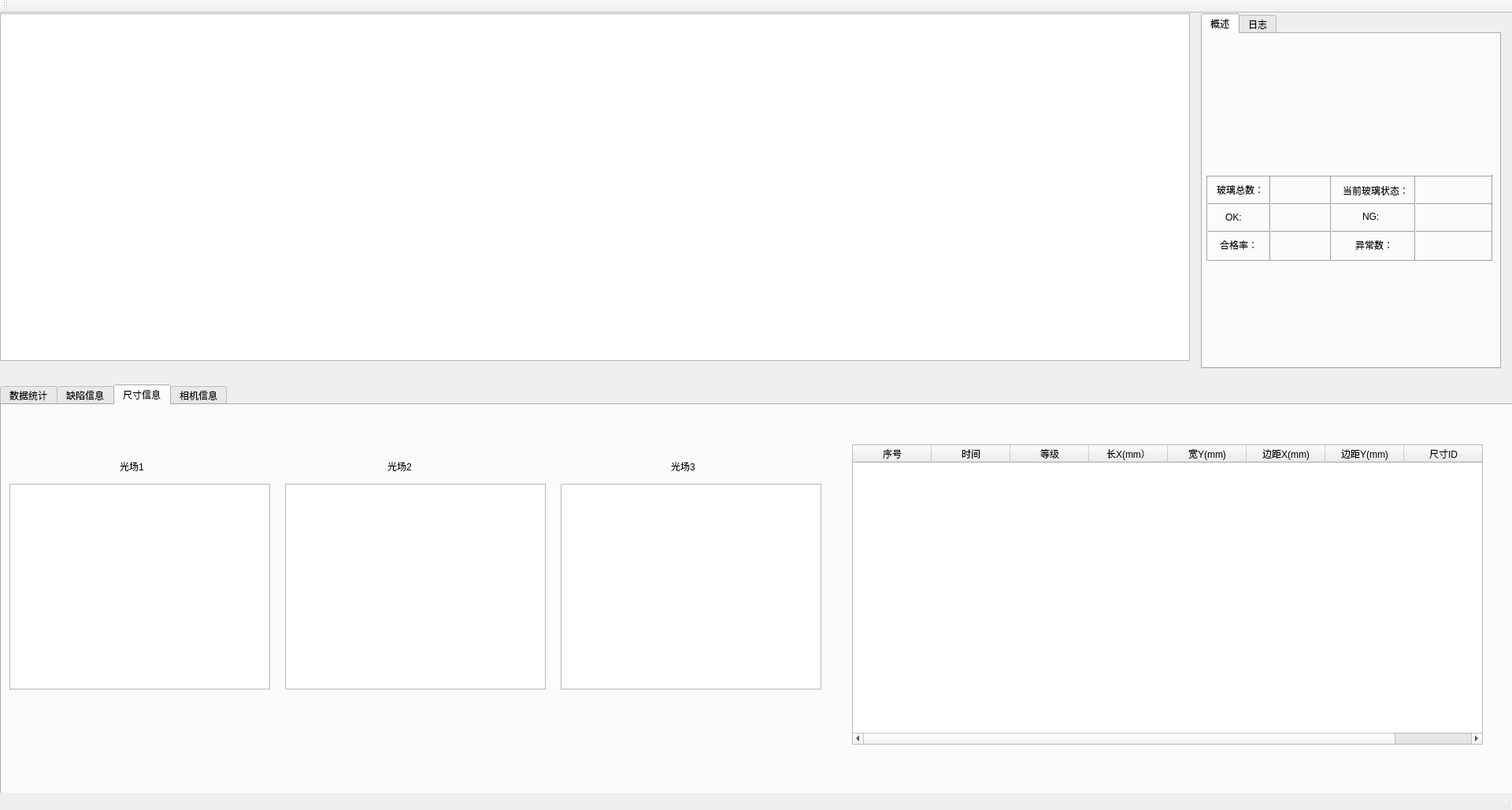
<?xml version="1.0" encoding="UTF-8"?>
<ui version="4.0">
 <class>MainWindow</class>
 <widget class="QMainWindow" name="MainWindow">
  <property name="geometry">
   <rect>
    <x>0</x>
    <y>0</y>
    <width>1920</width>
    <height>1028</height>
   </rect>
  </property>
  <property name="sizePolicy">
   <sizepolicy hsizetype="Preferred" vsizetype="Preferred">
    <horstretch>0</horstretch>
    <verstretch>0</verstretch>
   </sizepolicy>
  </property>
  <property name="maximumSize">
   <size>
    <width>2000</width>
    <height>16777215</height>
   </size>
  </property>
  <property name="windowTitle">
   <string>MainWindow</string>
  </property>
  <property name="layoutDirection">
   <enum>Qt::LayoutDirection::LeftToRight</enum>
  </property>
  <property name="autoFillBackground">
   <bool>true</bool>
  </property>
  <widget class="QWidget" name="centralwidget">
   <widget class="QTabWidget" name="tabWidget_2">
    <property name="geometry">
     <rect>
      <x>0</x>
      <y>471</y>
      <width>1921</width>
      <height>681</height>
     </rect>
    </property>
    <property name="currentIndex">
     <number>2</number>
    </property>
    <widget class="QWidget" name="tab_3">
     <attribute name="title">
      <string>数据统计</string>
     </attribute>
     <widget class="QTableWidget" name="glassstatictablewidget">
      <property name="geometry">
       <rect>
        <x>2</x>
        <y>0</y>
        <width>1911</width>
        <height>441</height>
       </rect>
      </property>
     </widget>
    </widget>
    <widget class="QWidget" name="tab_4">
     <attribute name="title">
      <string>缺陷信息</string>
     </attribute>
     <widget class="QLabel" name="label_15">
      <property name="geometry">
       <rect>
        <x>730</x>
        <y>70</y>
        <width>54</width>
        <height>12</height>
       </rect>
      </property>
      <property name="text">
       <string>光场3</string>
      </property>
     </widget>
     <widget class="QLabel" name="label_14">
      <property name="geometry">
       <rect>
        <x>430</x>
        <y>70</y>
        <width>54</width>
        <height>12</height>
       </rect>
      </property>
      <property name="text">
       <string>光场2</string>
      </property>
     </widget>
     <widget class="QGraphicsView" name="graphicsView_2">
      <property name="geometry">
       <rect>
        <x>310</x>
        <y>100</y>
        <width>281</width>
        <height>251</height>
       </rect>
      </property>
     </widget>
     <widget class="QGraphicsView" name="graphicsView_3">
      <property name="geometry">
       <rect>
        <x>610</x>
        <y>100</y>
        <width>281</width>
        <height>251</height>
       </rect>
      </property>
     </widget>
     <widget class="QLabel" name="label_13">
      <property name="geometry">
       <rect>
        <x>130</x>
        <y>70</y>
        <width>54</width>
        <height>12</height>
       </rect>
      </property>
      <property name="text">
       <string>光场1</string>
      </property>
     </widget>
     <widget class="QGraphicsView" name="graphicsView">
      <property name="geometry">
       <rect>
        <x>10</x>
        <y>100</y>
        <width>281</width>
        <height>251</height>
       </rect>
      </property>
     </widget>
     <widget class="QTableWidget" name="SingleFlawtableWidget">
      <property name="geometry">
       <rect>
        <x>910</x>
        <y>40</y>
        <width>981</width>
        <height>391</height>
       </rect>
      </property>
      <column>
       <property name="text">
        <string>序号</string>
       </property>
      </column>
      <column>
       <property name="text">
        <string>时间</string>
       </property>
      </column>
      <column>
       <property name="text">
        <string>类型</string>
       </property>
      </column>
      <column>
       <property name="text">
        <string>等级</string>
       </property>
      </column>
      <column>
       <property name="text">
        <string>坐标X</string>
       </property>
      </column>
      <column>
       <property name="text">
        <string>坐标Y</string>
       </property>
      </column>
      <column>
       <property name="text">
        <string>长</string>
       </property>
      </column>
      <column>
       <property name="text">
        <string>宽</string>
       </property>
      </column>
      <column>
       <property name="text">
        <string>面积</string>
       </property>
      </column>
      <column>
       <property name="text">
        <string>缺陷ID</string>
       </property>
      </column>
     </widget>
    </widget>
    <widget class="QWidget" name="tab_5">
     <attribute name="title">
      <string>尺寸信息</string>
     </attribute>
     <widget class="QTableWidget" name="singleSizeTableWidget">
      <property name="geometry">
       <rect>
        <x>1080</x>
        <y>50</y>
        <width>801</width>
        <height>381</height>
       </rect>
      </property>
      <column>
       <property name="text">
        <string>序号</string>
       </property>
      </column>
      <column>
       <property name="text">
        <string>时间</string>
       </property>
      </column>
      <column>
       <property name="text">
        <string>等级</string>
       </property>
      </column>
      <column>
       <property name="text">
        <string>长X(mm）</string>
       </property>
      </column>
      <column>
       <property name="text">
        <string>宽Y(mm)</string>
       </property>
      </column>
      <column>
       <property name="text">
        <string>边距X(mm)</string>
       </property>
      </column>
      <column>
       <property name="text">
        <string>边距Y(mm)</string>
       </property>
      </column>
      <column>
       <property name="text">
        <string>尺寸ID</string>
       </property>
      </column>
     </widget>
     <widget class="QGraphicsView" name="graphicsView_Field_3">
      <property name="geometry">
       <rect>
        <x>710</x>
        <y>100</y>
        <width>331</width>
        <height>261</height>
       </rect>
      </property>
     </widget>
     <widget class="QGraphicsView" name="graphicsView_Field_1">
      <property name="geometry">
       <rect>
        <x>10</x>
        <y>100</y>
        <width>331</width>
        <height>261</height>
       </rect>
      </property>
     </widget>
     <widget class="QGraphicsView" name="graphicsView_Field_2">
      <property name="geometry">
       <rect>
        <x>360</x>
        <y>100</y>
        <width>331</width>
        <height>261</height>
       </rect>
      </property>
     </widget>
     <widget class="QLabel" name="label">
      <property name="geometry">
       <rect>
        <x>150</x>
        <y>70</y>
        <width>53</width>
        <height>15</height>
       </rect>
      </property>
      <property name="text">
       <string>光场1</string>
      </property>
     </widget>
     <widget class="QLabel" name="label_2">
      <property name="geometry">
       <rect>
        <x>490</x>
        <y>70</y>
        <width>53</width>
        <height>15</height>
       </rect>
      </property>
      <property name="text">
       <string>光场2</string>
      </property>
     </widget>
     <widget class="QLabel" name="label_3">
      <property name="geometry">
       <rect>
        <x>850</x>
        <y>70</y>
        <width>53</width>
        <height>15</height>
       </rect>
      </property>
      <property name="text">
       <string>光场3</string>
      </property>
     </widget>
    </widget>
    <widget class="QWidget" name="tab_6">
     <attribute name="title">
      <string>相机信息</string>
     </attribute>
    </widget>
   </widget>
   <widget class="QTabWidget" name="tabWidget_3">
    <property name="geometry">
     <rect>
      <x>1525</x>
      <y>0</y>
      <width>381</width>
      <height>451</height>
     </rect>
    </property>
    <property name="currentIndex">
     <number>0</number>
    </property>
    <widget class="QWidget" name="tab_summary">
     <attribute name="title">
      <string>概述</string>
     </attribute>
     <widget class="QWidget" name="layoutWidget_4">
      <property name="geometry">
       <rect>
        <x>6</x>
        <y>24</y>
        <width>361</width>
        <height>111</height>
       </rect>
      </property>
      <layout class="QVBoxLayout" name="verticalLayout_2">
       <item>
        <layout class="QHBoxLayout" name="horizontalLayout_3">
         <item>
          <widget class="QLabel" name="weekLB">
           <property name="text">
            <string/>
           </property>
          </widget>
         </item>
         <item>
          <widget class="QLabel" name="YearMonthDayLB">
           <property name="text">
            <string/>
           </property>
          </widget>
         </item>
        </layout>
       </item>
       <item>
        <widget class="QLabel" name="timeLB">
         <property name="text">
          <string/>
         </property>
        </widget>
       </item>
      </layout>
     </widget>
     <widget class="Line" name="line">
      <property name="geometry">
       <rect>
        <x>7</x>
        <y>173</y>
        <width>361</width>
        <height>16</height>
       </rect>
      </property>
      <property name="orientation">
       <enum>Qt::Orientation::Horizontal</enum>
      </property>
     </widget>
     <widget class="Line" name="line_2">
      <property name="geometry">
       <rect>
        <x>7</x>
        <y>280</y>
        <width>361</width>
        <height>16</height>
       </rect>
      </property>
      <property name="orientation">
       <enum>Qt::Orientation::Horizontal</enum>
      </property>
     </widget>
     <widget class="Line" name="line_3">
      <property name="geometry">
       <rect>
        <x>7</x>
        <y>208</y>
        <width>361</width>
        <height>16</height>
       </rect>
      </property>
      <property name="orientation">
       <enum>Qt::Orientation::Horizontal</enum>
      </property>
     </widget>
     <widget class="Line" name="line_4">
      <property name="geometry">
       <rect>
        <x>7</x>
        <y>243</y>
        <width>361</width>
        <height>16</height>
       </rect>
      </property>
      <property name="orientation">
       <enum>Qt::Orientation::Horizontal</enum>
      </property>
     </widget>
     <widget class="QLabel" name="glassOKCountLB">
      <property name="geometry">
       <rect>
        <x>116</x>
        <y>226</y>
        <width>16</width>
        <height>16</height>
       </rect>
      </property>
      <property name="text">
       <string/>
      </property>
     </widget>
     <widget class="QLabel" name="ExceptionCountLB">
      <property name="geometry">
       <rect>
        <x>309</x>
        <y>261</y>
        <width>16</width>
        <height>16</height>
       </rect>
      </property>
      <property name="text">
       <string/>
      </property>
     </widget>
     <widget class="QLabel" name="currentGlassStatus">
      <property name="geometry">
       <rect>
        <x>310</x>
        <y>191</y>
        <width>16</width>
        <height>16</height>
       </rect>
      </property>
      <property name="text">
       <string/>
      </property>
     </widget>
     <widget class="QLabel" name="label_16">
      <property name="geometry">
       <rect>
        <x>18</x>
        <y>190</y>
        <width>60</width>
        <height>16</height>
       </rect>
      </property>
      <property name="text">
       <string>玻璃总数：</string>
      </property>
     </widget>
     <widget class="QLabel" name="glassNGCountLB">
      <property name="geometry">
       <rect>
        <x>309</x>
        <y>225</y>
        <width>16</width>
        <height>16</height>
       </rect>
      </property>
      <property name="text">
       <string/>
      </property>
     </widget>
     <widget class="QLabel" name="label_5">
      <property name="geometry">
       <rect>
        <x>178</x>
        <y>191</y>
        <width>84</width>
        <height>16</height>
       </rect>
      </property>
      <property name="text">
       <string>当前玻璃状态：</string>
      </property>
     </widget>
     <widget class="QLabel" name="qualicaficationRateLB">
      <property name="geometry">
       <rect>
        <x>116</x>
        <y>262</y>
        <width>16</width>
        <height>16</height>
       </rect>
      </property>
      <property name="text">
       <string/>
      </property>
     </widget>
     <widget class="QLabel" name="glassTotalCountLB">
      <property name="geometry">
       <rect>
        <x>117</x>
        <y>191</y>
        <width>16</width>
        <height>16</height>
       </rect>
      </property>
      <property name="text">
       <string/>
      </property>
     </widget>
     <widget class="QLabel" name="label_20">
      <property name="geometry">
       <rect>
        <x>194</x>
        <y>260</y>
        <width>48</width>
        <height>16</height>
       </rect>
      </property>
      <property name="text">
       <string>异常数：</string>
      </property>
     </widget>
     <widget class="QLabel" name="label_17">
      <property name="geometry">
       <rect>
        <x>29</x>
        <y>225</y>
        <width>21</width>
        <height>16</height>
       </rect>
      </property>
      <property name="text">
       <string>OK:</string>
      </property>
     </widget>
     <widget class="QLabel" name="label_18">
      <property name="geometry">
       <rect>
        <x>203</x>
        <y>224</y>
        <width>22</width>
        <height>16</height>
       </rect>
      </property>
      <property name="text">
       <string>NG:</string>
      </property>
     </widget>
     <widget class="QLabel" name="label_19">
      <property name="geometry">
       <rect>
        <x>22</x>
        <y>260</y>
        <width>48</width>
        <height>16</height>
       </rect>
      </property>
      <property name="text">
       <string>合格率：</string>
      </property>
     </widget>
     <widget class="Line" name="line_5">
      <property name="geometry">
       <rect>
        <x>153</x>
        <y>180</y>
        <width>20</width>
        <height>108</height>
       </rect>
      </property>
      <property name="orientation">
       <enum>Qt::Orientation::Vertical</enum>
      </property>
     </widget>
     <widget class="Line" name="line_6">
      <property name="geometry">
       <rect>
        <x>-4</x>
        <y>180</y>
        <width>20</width>
        <height>108</height>
       </rect>
      </property>
      <property name="orientation">
       <enum>Qt::Orientation::Vertical</enum>
      </property>
     </widget>
     <widget class="Line" name="line_7">
      <property name="geometry">
       <rect>
        <x>358</x>
        <y>179</y>
        <width>20</width>
        <height>108</height>
       </rect>
      </property>
      <property name="orientation">
       <enum>Qt::Orientation::Vertical</enum>
      </property>
     </widget>
     <widget class="Line" name="line_8">
      <property name="geometry">
       <rect>
        <x>76</x>
        <y>180</y>
        <width>20</width>
        <height>108</height>
       </rect>
      </property>
      <property name="orientation">
       <enum>Qt::Orientation::Vertical</enum>
      </property>
     </widget>
     <widget class="Line" name="line_9">
      <property name="geometry">
       <rect>
        <x>260</x>
        <y>180</y>
        <width>20</width>
        <height>108</height>
       </rect>
      </property>
      <property name="orientation">
       <enum>Qt::Orientation::Vertical</enum>
      </property>
     </widget>
    </widget>
    <widget class="QWidget" name="tab_information">
     <attribute name="title">
      <string>日志</string>
     </attribute>
     <widget class="QListWidget" name="loglistWidget">
      <property name="geometry">
       <rect>
        <x>0</x>
        <y>0</y>
        <width>375</width>
        <height>424</height>
       </rect>
      </property>
     </widget>
    </widget>
   </widget>
   <widget class="QWidget" name="qWidget" native="true">
    <property name="geometry">
     <rect>
      <x>0</x>
      <y>0</y>
      <width>1511</width>
      <height>451</height>
     </rect>
    </property>
    <widget class="QGraphicsView" name="display">
     <property name="geometry">
      <rect>
       <x>0</x>
       <y>0</y>
       <width>1511</width>
       <height>441</height>
      </rect>
     </property>
    </widget>
   </widget>
  </widget>
  <widget class="QMenuBar" name="menubar">
   <property name="geometry">
    <rect>
     <x>0</x>
     <y>0</y>
     <width>1920</width>
     <height>21</height>
    </rect>
   </property>
  </widget>
  <widget class="QStatusBar" name="statusbar"/>
  <widget class="QToolBar" name="toolBar">
   <property name="windowTitle">
    <string>toolBar</string>
   </property>
   <attribute name="toolBarArea">
    <enum>TopToolBarArea</enum>
   </attribute>
   <attribute name="toolBarBreak">
    <bool>false</bool>
   </attribute>
  </widget>
 </widget>
 <resources/>
 <connections/>
</ui>
